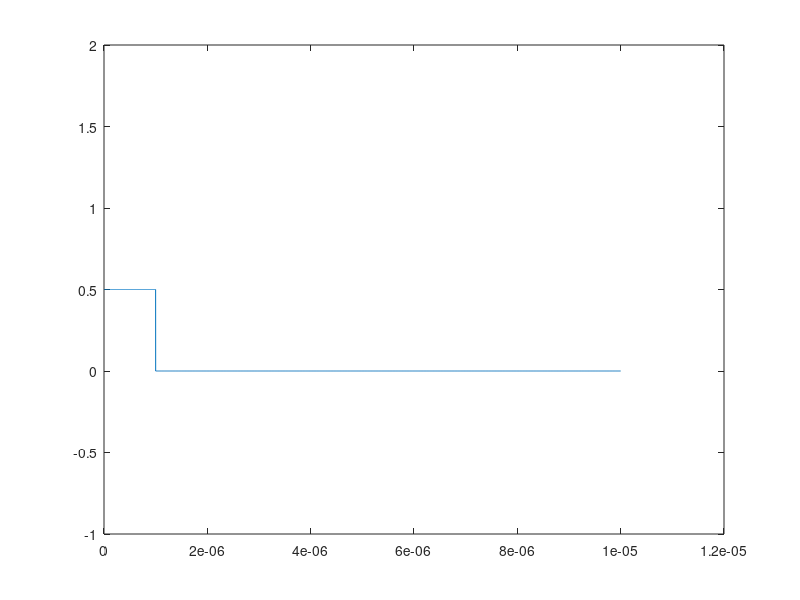

This figure's MATLAB source:
clc;
clearvars;

ts = 1e-9;
T = 1e-5;
tau = 1e-6;
t = 0:ts:T;
tlen = length (t);
x1 = zeros (1, tlen);

alpha = 0.5;


index_tau = (tau * tlen) / T; % index_tau = 1000
index_tau = 1000;
x1(1:index_tau) = alpha;

plot (t, x1);
ylim ([-1 2]);

